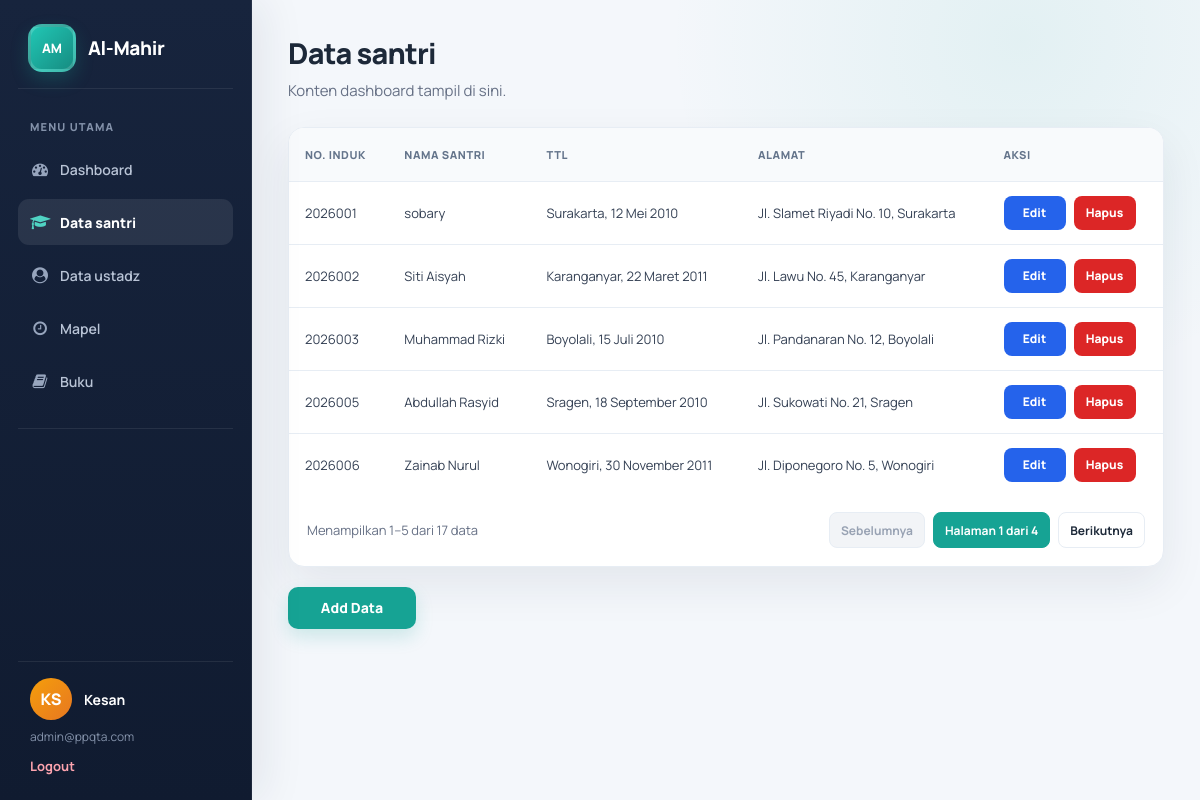
Screenshot of /data_santri.php with the database file from the repository.
### tables this page shows
CREATE TABLE `tb_santri` (
  `no_induk` int(11) NOT NULL,
  `nama_santri` varchar(50) NOT NULL,
  `tmpt_lahir` varchar(100) NOT NULL,
  `tgl_lahir` date NOT NULL,
  `alamat` text NOT NULL,
  `nama_wali` varchar(50) DEFAULT NULL,
  `telp_santri` varchar(20) DEFAULT NULL,
  `telp_wali` varchar(20) DEFAULT NULL
);

### data_santri.php (the view, shortened to what this page needs)
<?php
$rowsPerPage = 5;
$pageInput = $_GET['page'] ?? 1;
$requestedPage = is_scalar($pageInput)
    ? filter_var((string) $pageInput, FILTER_VALIDATE_INT)
    : false;
$currentPage = $requestedPage !== false && $requestedPage > 0 ? $requestedPage : 1;
$databaseError = false;
$santriResult = false;
$totalRows = 0;
$totalPages = 1;
try {
    require_once __DIR__ . '/koneksi.php';
    $countResult = $conn->query('SELECT COUNT(*) AS total FROM tb_santri');
    $totalRows = (int) $countResult->fetch_assoc()['total'];
    $totalPages = max(1, (int) ceil($totalRows / $rowsPerPage));
    $currentPage = min($currentPage, $totalPages);
    $offset = ($currentPage - 1) * $rowsPerPage;
    $statement = $conn->prepare(
        'SELECT no_induk, nama_santri, tmpt_lahir, tgl_lahir, alamat
         FROM tb_santri
         ORDER BY no_induk ASC
         LIMIT ? OFFSET ?'
    );
    $statement->bind_param('ii', $rowsPerPage, $offset);
    $statement->execute();
    $santriResult = $statement->get_result();
} catch (mysqli_sql_exception $exception) {
    error_log('Gagal mengambil data tb_santri: ' . $exception->getMessage());
    $databaseError = true;
}
function formatTanggalIndonesia(string $tanggal): string
{
    $timestamp = strtotime($tanggal);
    $namaBulan = [
        1 => 'Januari',
        2 => 'Februari',
        3 => 'Maret',
        4 => 'April',
        5 => 'Mei',
        6 => 'Juni',
        7 => 'Juli',
        8 => 'Agustus',
        9 => 'September',
        10 => 'Oktober',
        11 => 'November',
        12 => 'Desember',
    ];
    return date('j', $timestamp) . ' ' . $namaBulan[(int) date('n', $timestamp)] . ' ' . date('Y', $timestamp);
}
?>
<!DOCTYPE html>
<html lang="id">
<head>
    <link rel="stylesheet" href="https://cdnjs.cloudflare.com/ajax/libs/font-awesome/4.7.0/css/font-awesome.min.css">
    <link rel="stylesheet" href="style.css">
</head>
<body>
    <div class="content">
    <aside>
        <div class="bungkus-logo">
            <div class="logo-brand">AM</div>
            <div class="logo-text">Al-Mahir</div>
        </div>
        <div class="sidebar-nav">
            <span>MENU UTAMA</span>
                <div><i class="fa fa-tachometer" aria-hidden="true"></i> <a href="index.php">Dashboard</a></div>
            <div><i class="fa fa-graduation-cap" aria-hidden="true"></i><a href="data_santri.php" class="menu-item active">Data santri</a></div>
            <div><i class="fa fa-user-circle" aria-hidden="true"></i><a href="data_ustad.php">Data ustadz</a></div>
            <div><i class="fa fa-clock-o" aria-hidden="true"></i><a href="data_mapel.php">Mapel</a></div>
            <div><i class="fa fa-book" aria-hidden="true"></i><a href="data_buku.php">Buku</a></div>
        </div>
        <hr>
        <div class="sidebar-footer">
            <div class="profile">
                <div class="user-avatar">KS</div>
                <div class="user-info"><h5>Kesan</h5></div>
            </div>
            <p>admin@ppqta.com</p>
            <a href="#" class="logout-btn">Logout</a>
        </div>
    </aside>
    <main class="main-content">
        <h1>Data santri</h1>
        <p>Konten dashboard tampil di sini.</p>
        <section class="section">
            <?php if ($databaseError): ?>
                <p class="database-error" role="alert">Data santri gagal dimuat. Periksa koneksi database dan tabel tb_santri.</p>
            <?php else: ?>
            <table class="tabel">
                <thead class="sub">
                    <tr>
                        <th>No. Induk</th>
                        <th>Nama Santri</th>
                        <th>TTL</th>
                        <th>Alamat</th>
                        <th>Aksi</th>
                    </tr>
                </thead>
                <tbody>
                    <?php if (!$santriResult->num_rows): ?>
                        <tr>
                            <td colspan="5">Belum ada data santri.</td>
                        </tr>
                    <?php else: ?>
                        <?php while ($santri = $santriResult->fetch_assoc()): ?>
                            <tr>
                                <td><?= htmlspecialchars((string) $santri['no_induk'], ENT_QUOTES, 'UTF-8') ?></td>
                                <td><?= htmlspecialchars($santri['nama_santri'], ENT_QUOTES, 'UTF-8') ?></td>
                                <td>
                                    <?= htmlspecialchars($santri['tmpt_lahir'], ENT_QUOTES, 'UTF-8') ?>,
                                    <?= htmlspecialchars(formatTanggalIndonesia($santri['tgl_lahir']), ENT_QUOTES, 'UTF-8') ?>
                                </td>
                                <td><?= htmlspecialchars($santri['alamat'], ENT_QUOTES, 'UTF-8') ?></td>
                                <td>
                                    <div class="action-buttons">
                                        <a href="edit_santri.php?no_induk=<?= urlencode((string) $santri['no_induk']) ?>" class="btn-edit">Edit</a>
                                        <a href="hapus_all.php?no_induk=<?= urlencode((string) $santri['no_induk']) ?>" class="btn-delete" onclick="return confirm('Apakah Anda yakin ingin menghapus data santri ini?')">Hapus</a>
                                    </div>
                                </td>
                            </tr>
                        <?php endwhile; ?>
                    <?php endif; ?>
                </tbody>
            </table>
            <?php if ($totalRows > 0): ?>
                <nav class="pagination" aria-label="Navigasi halaman data santri">
                    <span class="pagination-summary">
                        Menampilkan <?= $offset + 1 ?>–<?= min($offset + $rowsPerPage, $totalRows) ?>
                        dari <?= $totalRows ?> data
                    </span>
                    <div class="pagination-controls">
                        <?php if ($currentPage > 1): ?>
                            <a href="?page=<?= $currentPage - 1 ?>" aria-label="Halaman sebelumnya">Sebelumnya</a>
                        <?php else: ?>
                            <span class="disabled" aria-disabled="true">Sebelumnya</span>
                        <?php endif; ?>
                        <span class="pagination-current">Halaman <?= $currentPage ?> dari <?= $totalPages ?></span>
                        <?php if ($currentPage < $totalPages): ?>
                            <a href="?page=<?= $currentPage + 1 ?>" aria-label="Halaman berikutnya">Berikutnya</a>
                        <?php else: ?>
                            <span class="disabled" aria-disabled="true">Berikutnya</span>
                        <?php endif; ?>
                    </div>
                </nav>
            <?php endif; ?>
            <?php endif; ?>
        </section>
        <a href="input_santri.php" class="btn-add">Add Data</a>
    </main>
    </div>
</body>
</html>

### rows the page displays
tb_santri: no_induk "2026001", nama_santri "sobary", tmpt_lahir "Surakarta", tgl_lahir "12 Mei 2010", alamat "Jl. Slamet Riyadi No. 10, Surakarta"
tb_santri: no_induk "2026002", nama_santri "Siti Aisyah", tmpt_lahir "Karanganyar", tgl_lahir "22 Maret 2011", alamat "Jl. Lawu No. 45, Karanganyar"
tb_santri: no_induk "2026003", nama_santri "Muhammad Rizki", tmpt_lahir "Boyolali", tgl_lahir "15 Juli 2010", alamat "Jl. Pandanaran No. 12, Boyolali"
tb_santri: no_induk "2026005", nama_santri "Abdullah Rasyid", tmpt_lahir "Sragen", tgl_lahir "18 September 2010", alamat "Jl. Sukowati No. 21, Sragen"
tb_santri: no_induk "2026006", nama_santri "Zainab Nurul", tmpt_lahir "Wonogiri", tgl_lahir "30 November 2011", alamat "Jl. Diponegoro No. 5, Wonogiri"

### other values shown
$offset + 1 "1"
min($offset + $rowsPerPage, $totalRows) "5"
$totalRows "17"
$currentPage "1"
$totalPages "4"
